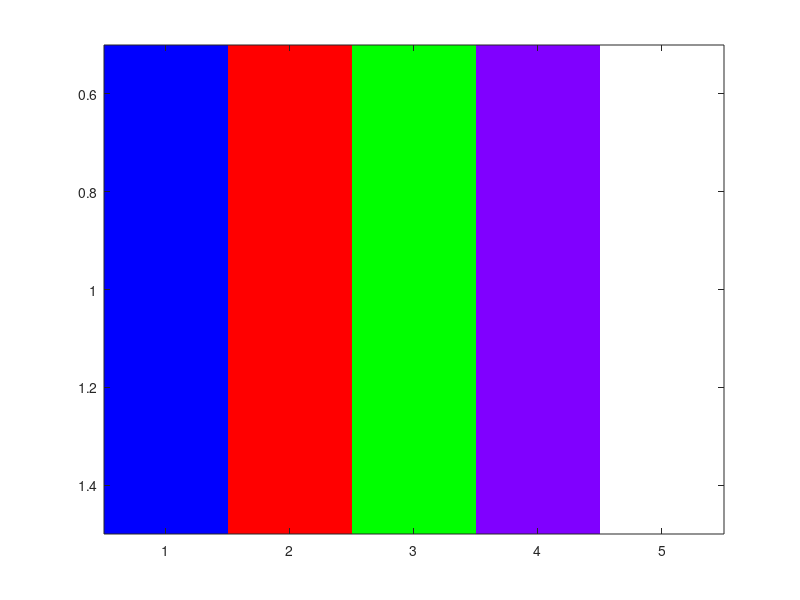

This figure's MATLAB source:
%paintpots.m

img=1:5

pp1=[0 0 0; .25 .25 .25; .5 .5 .5; .75 .75 .75; 1 1 1 ];
%pp1=repmat([0:.25:1]', 1, 3);


pp2 = [ 0 0 1; 1 0 0; 0 1 0; .5 0 1; 1 0 1]

figure(1)

image(img)

colormap(pp1)
colormap(pp2)

%set of indices, paint these indices
colormap(hot(5)) %red and white

image (1:40)
colormap(hot(40))
colormap(hsv(40))
colormap(jet(40))
colormap(spring(40))
doc graph3d
doc colormap

pp2(5, :)=[ 1 1 1] %always three columns (ie three guns)
image(img); colormap(pp2)


